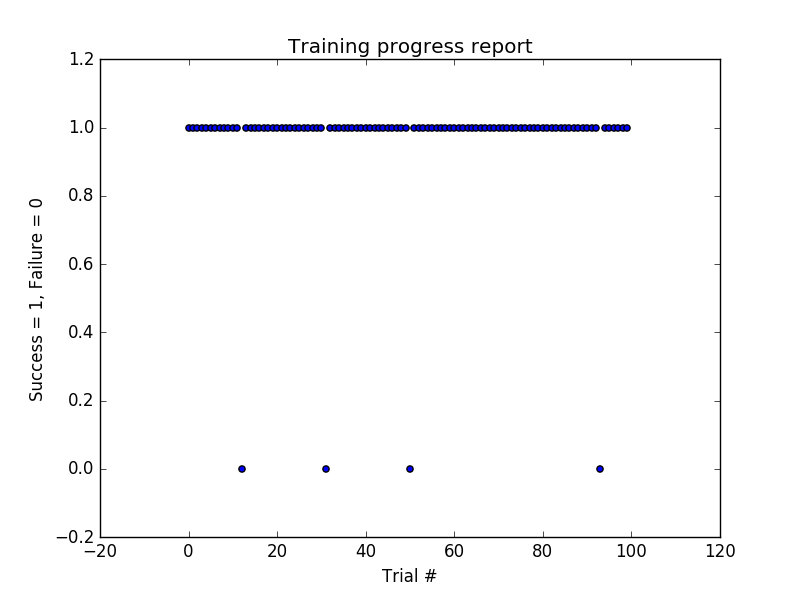

Recreate this plot in Python.
import random
from environment import Agent, Environment
from planner import RoutePlanner
from simulator import Simulator

class LearningAgent(Agent):
    """An agent that learns to drive in the smartcab world."""

    def __init__(self, env):
        super(LearningAgent, self).__init__(env)  # sets self.env = env, state = None, next_waypoint = None, and a default color
        self.color = 'red'  # override color
        self.planner = RoutePlanner(self.env, self)  # simple route planner to get next_waypoint
        # TODO: Initialize any additional variables here
        self.discount_factor = 0.5
        self.learning_rate = 0.5
        self.default_Q = 1
        self.none_count = 0
        self.max_right = 4
        self.max_none = 6
        self.state0 = None
        self.action0 = None
        self.reward0 = None
        self.Q = {}
        self.trials = -1
        self.max_trials = 100
        self.x_trials = range(0,self.max_trials)
        self.y_trials = range(0,self.max_trials)
        for i in ['forward','left','right']:
            for j in ['green','red']:
                for k in self.env.valid_actions:
                    self.Q[(i,j),k] = self.default_Q
    

    def reset(self, destination=None):
        self.planner.route_to(destination)
        # TODO: Prepare for a new trip; reset any variables here, if required
        if (self.state0, self.action0, self.reward0) != (None, None, None):
            oldQ = self.Q[(self.state0,self.action0)]
            self.Q[(self.state0,self.action0)] = oldQ + self.learning_rate*(self.reward0 - oldQ)
        self.none_count = 0
        self.trials = self.trials + 1
        (self.state0, self.action0, self.reward0) = (None, None, None)
        
        
    def update(self, t):
        # Gather inputs
        self.next_waypoint = self.planner.next_waypoint()  # from route planner, also displayed by simulator
        inputs = self.env.sense(self)
        deadline = self.env.get_deadline(self)

        # TODO: Update state
        self.state = (self.next_waypoint, inputs['light'])
        # TODO: Select action according to your policy
        newQ = -9999999999
        action = None
        
        if self.Q[(self.state,None)] == self.Q[(self.state,'left')] == self.Q[(self.state,'right')] == self.Q[(self.state,'forward')]:
            action = random.choice(Environment.valid_actions)
            newQ = self.Q[(self.state,'left')]
        else:      
            for i2 in [None,'left','right','forward']:
                if self.Q[(self.state,i2)] >= newQ:
                    newQ = self.Q[(self.state,i2)]
                    action = i2
        if action == None:
            self.none_count = self.none_count + 1
        else:
            self.none_count = 0
        if self.none_count > self.max_none:
            action = random.choice(Environment.valid_actions)

        # Execute action and get reward
        reward = self.env.act(self, action)


        # TODO: Learn policy based on state, action, reward
        if (self.state0, self.action0, self.reward0) != (None, None, None):
            oldQ = self.Q[(self.state0,self.action0)]
            self.Q[(self.state0,self.action0)] = oldQ + self.learning_rate*(self.reward0 + self.discount_factor*newQ - oldQ)
        (self.state0, self.action0, self.reward0) = (self.state, action, reward)
        if (deadline == 0) & (reward < 10):
            self.y_trials[self.trials] = 0
        else:
            self.y_trials[self.trials] = 1
        print "LearningAgent.update(): deadline = {}, inputs = {}, action = {}, reward = {}".format(deadline, inputs, action, reward)  # [debug]


def run():
    """Run the agent for a finite number of trials."""

    # Set up environment and agent
    e = Environment()  # create environment (also adds some dummy traffic)
    a = e.create_agent(LearningAgent)  # create agent
    e.set_primary_agent(a, enforce_deadline=True)  # set agent to track

    # Now simulate it
    # sim = Simulator(e, update_delay=1.0)  # reduce update_delay to speed up simulation
    sim = Simulator(e, update_delay=0.01)
    sim.run(n_trials=a.max_trials)  # press Esc or close pygame window to quit
    import pylab as pl
    pl.figure()
    pl.scatter(a.x_trials,a.y_trials)
    pl.legend()
    pl.xlabel('Trial #')
    pl.ylabel('Success = 1, Failure = 0')
    pl.title("Training progress report")
    pl.show()


if __name__ == '__main__':
    run()
